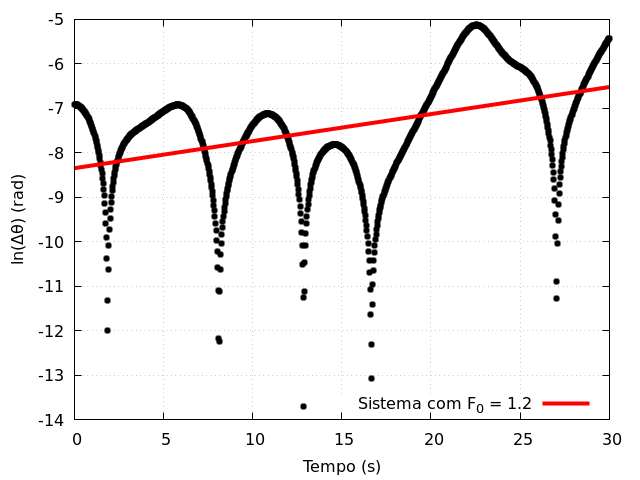

The gnuplot source for this figure:
set terminal pngcairo size 640, 480
set output "tarefa-5-graf-2-12558547.png"
reset

set xlabel "Tempo (s)"
set ylabel "ln({/Symbol D}θ) (rad)"
set key bottom right
set grid

f(x) = a*x +b

fit f(x) 'tarefa-5-saida-2-12558547.dat' using 1:2 via a,b

set style line 1 lw 4 lc rgb 'black' ps 1 pt 1
set style line 2 lw 4 lc rgb 'red'

plot 'tarefa-5-saida-2-12558547.dat' using 1:2 with points ls 1 notitle,\
    f(x) ls 2 t 'Sistema com F_0 = 1.2'